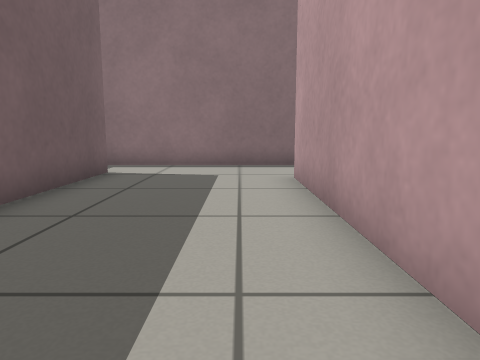
view 1 (above)

12 first-person views from a walk through a world built for the Gazebo simulator. The camera is 0.5 m above the floor, tilts 8° down and sees 70° across. The floor is counted in squares, 0.5 m on a side. Each view is taken from the middle of a square. On the plan, view 1 faces up. The plan holds only what a view shows up to about 13 squares ahead; the rest is blank. The robots in the file are not drawn.

view 2
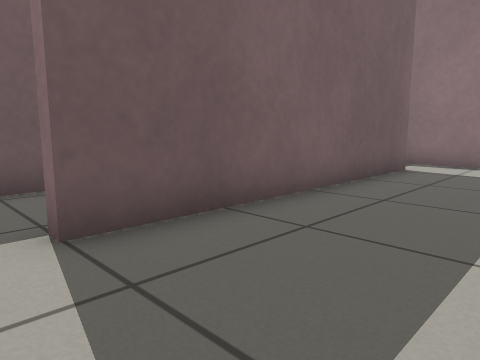

view 3
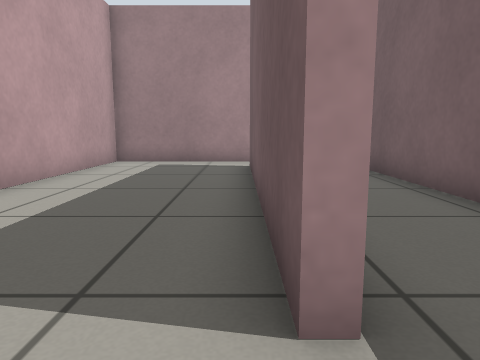

view 4
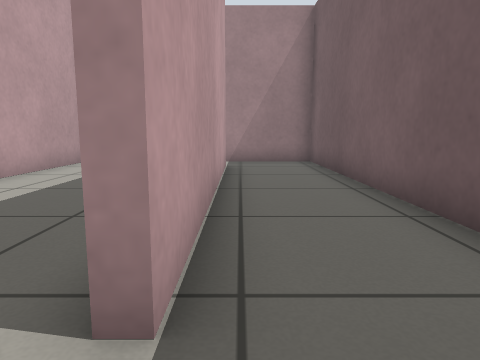

view 5
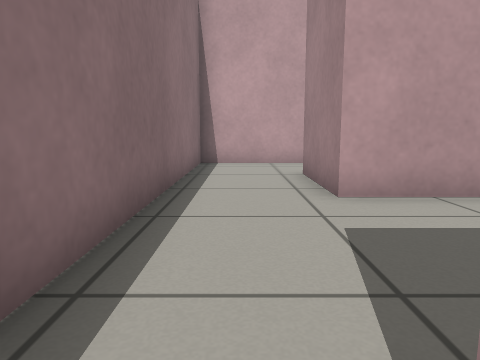

view 6
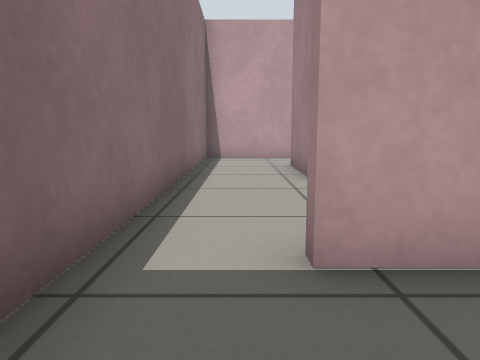

view 7
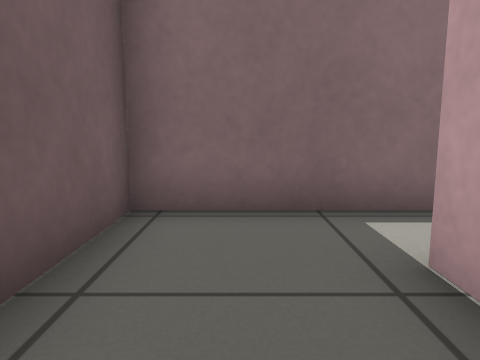

view 8
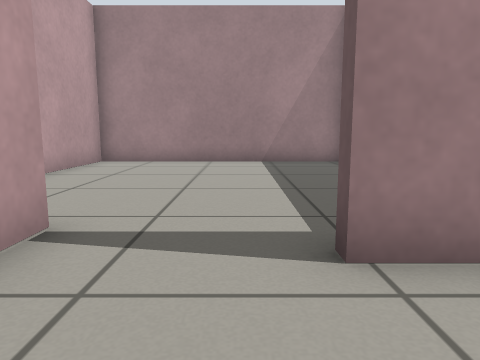

view 9
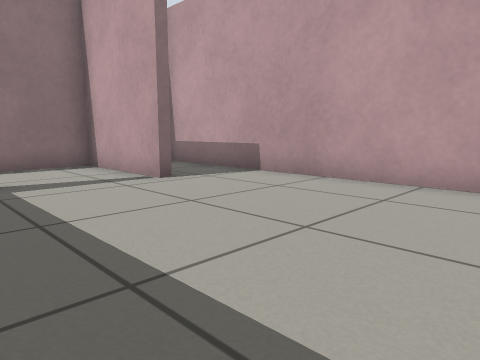

view 10
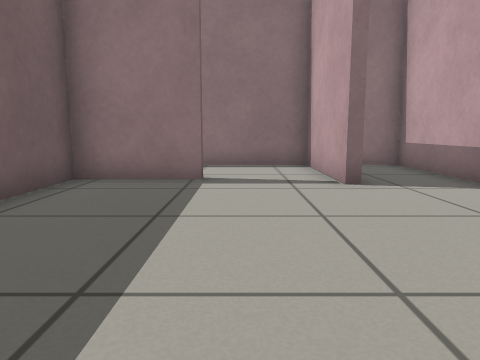

view 11
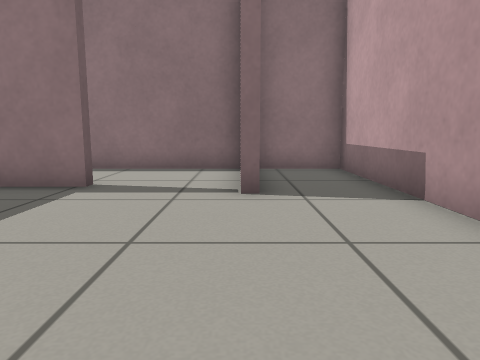

view 12
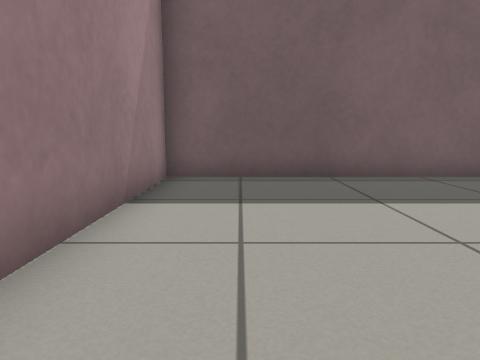

### Floor plan
Ten units are one square. View 1 is at (0, 0); x grows to the right and y downward. Boxes are objects, and circles mark ways between rooms. Rooms are numbered by the first view taken in them; rooms with no view inside come last. Other rooms are left out.
<svg viewBox="-69 -108 171 129">
<path fill="none" stroke="#000" d="M-33 -85 -33 1M70 -76 70 -103 -24 -103M-25 16 12 16 12 -75 43 -75M-36 0 -36 -85M-24 -103 -64 -103 -64 16 -25 16M70 -64 70 -76M43 -72 15 -72 15 16 97 16 97 -103 75 -103"/>
<circle cx="-30" cy="-95" r="3" fill="#2a7"/>
<circle cx="-30" cy="10" r="3" fill="#2a7"/>
<circle cx="55" cy="-70" r="3" fill="#2a7"/>
<text x="0" y="-60">1</text>
<text x="-50" y="-50">2</text>
<text x="60" y="-30">3</text>
</svg>
Room 1 opens to room 2. Room 1 opens to room 3.

Where each view was taken, in squares from view 1:
view 1: 0 up, 0 right, facing up
view 2: 1 down, 0 right, facing up-left
view 3: 10 up, 3 left, facing down
view 4: 10 up, 4 left, facing down
view 5: 9 up, 4 left, facing right
view 6: 9 up, 6 left, facing right
view 7: 6 up, 5 left, facing up
view 8: 10 up, 5 right, facing down
view 9: 0 up, 3 right, facing up-right
view 10: 0 up, 5 right, facing up
view 11: 1 up, 7 right, facing up
view 12: 0 up, 9 right, facing left
